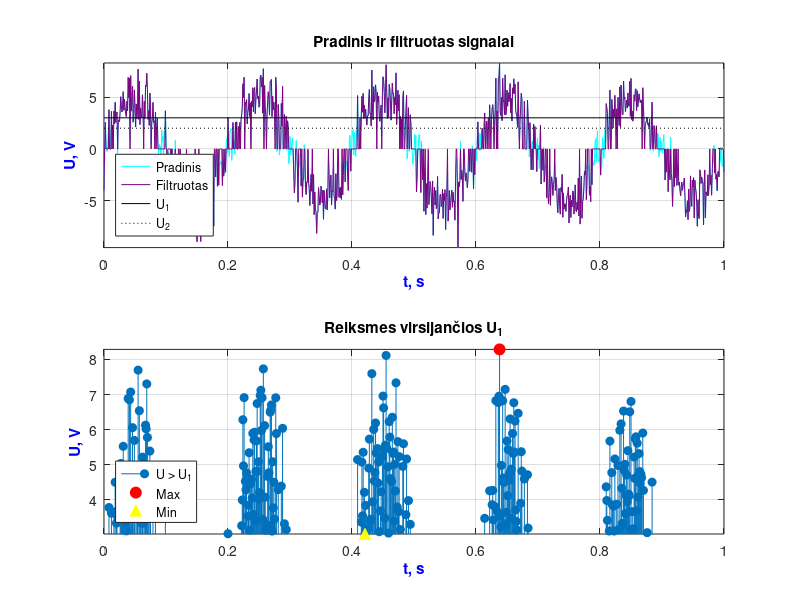

The MATLAB source for this figure:
% Lukas Skrebe
% EIF-25
% 12 variantas
% 2026-09-28

rng(1)
t = 0:0.001:1;
Amp = 5;
f = 5;
sigma = 1.5;
U1 = 3;
U2 = 2;
s = Amp * sin(2*pi*f*t);
n = sigma * randn(size(t));
x = s + n;
filtruotas = x;
filtruotas(abs(filtruotas) < U2) = 0;
idx = x > U1;
t_sel = t(idx);
x_sel = x(idx);
[xmax, i_max] = max(x_sel);
[xmin, i_min] = min(x_sel);

figure
subplot(2, 1, 1)
plot(t, x, 'c')
hold on
plot(t, filtruotas, 'Color', [0.5 0 0.5])
plot([t(1) t(end)], [U1 U1], 'k-')
plot([t(1) t(end)], [U2 U2], 'k:')
hold off
xlabel('t, s', 'Color', 'b', 'FontSize', 11, 'FontWeight', 'bold')
ylabel('U, V', 'Color', 'b', 'FontSize', 11, 'FontWeight', 'bold')
title('Pradinis ir filtruotas signalai')
legend({'Pradinis', 'Filtruotas', 'U_1', 'U_2'}, 'Location', 'southwest')
axis([min(t) max(t) min(x) max(x)])
grid on

subplot(2, 1, 2)
stem(t_sel, x_sel, 'filled')
hold on
plot(t_sel(i_max), xmax, 'ro', 'MarkerFaceColor', 'r', 'MarkerSize', 8)
plot(t_sel(i_min), xmin, 'y^', 'MarkerFaceColor', 'y', 'MarkerSize', 8)
hold off
xlabel('t, s', 'Color', 'b', 'FontSize', 11, 'FontWeight', 'bold')
ylabel('U, V', 'Color', 'b', 'FontSize', 11, 'FontWeight', 'bold')
title('Reiksmes virsijančios U_1')
legend({'U > U_1', 'Max', 'Min'}, 'Location', 'southwest')
axis([min(t) max(t) min(x_sel) max(x_sel)])
grid on
